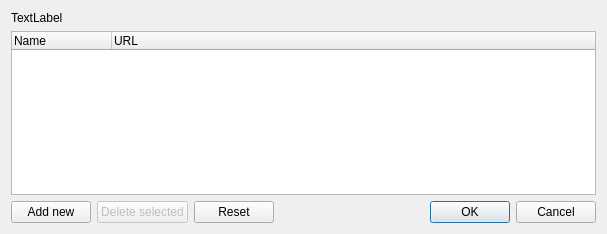
<?xml version="1.0" encoding="UTF-8"?>
<ui version="4.0">
 <class>IGeoSearchWebConfigDialog</class>
 <widget class="QDialog" name="IGeoSearchWebConfigDialog">
  <property name="geometry">
   <rect>
    <x>0</x>
    <y>0</y>
    <width>607</width>
    <height>234</height>
   </rect>
  </property>
  <property name="windowTitle">
   <string>Configure Services...</string>
  </property>
  <property name="windowIcon">
   <iconset resource="../../resources.qrc">
    <normaloff>:/icons/32x32/SearchWeb.png</normaloff>:/icons/32x32/SearchWeb.png</iconset>
  </property>
  <layout class="QVBoxLayout" name="verticalLayout">
   <item>
    <widget class="QLabel" name="labelHelp">
     <property name="text">
      <string>TextLabel</string>
     </property>
     <property name="wordWrap">
      <bool>true</bool>
     </property>
    </widget>
   </item>
   <item>
    <widget class="QTreeWidget" name="treeServices">
     <property name="minimumSize">
      <size>
       <width>500</width>
       <height>0</height>
      </size>
     </property>
     <property name="selectionMode">
      <enum>QAbstractItemView::ExtendedSelection</enum>
     </property>
     <property name="rootIsDecorated">
      <bool>false</bool>
     </property>
     <property name="itemsExpandable">
      <bool>false</bool>
     </property>
     <column>
      <property name="text">
       <string>Name</string>
      </property>
     </column>
     <column>
      <property name="text">
       <string>URL</string>
      </property>
     </column>
    </widget>
   </item>
   <item>
    <layout class="QHBoxLayout" name="horizontalLayout">
     <item>
      <widget class="QPushButton" name="pushAddNew">
       <property name="toolTip">
        <string>Add a new web service to the list.</string>
       </property>
       <property name="text">
        <string>Add new</string>
       </property>
      </widget>
     </item>
     <item>
      <widget class="QPushButton" name="pushDelSelected">
       <property name="enabled">
        <bool>false</bool>
       </property>
       <property name="toolTip">
        <string>Remove all selected services from the list.</string>
       </property>
       <property name="text">
        <string>Delete selected</string>
       </property>
      </widget>
     </item>
     <item>
      <widget class="QPushButton" name="pushReset">
       <property name="toolTip">
        <string>Remove all services and restore default list.</string>
       </property>
       <property name="text">
        <string>Reset</string>
       </property>
      </widget>
     </item>
     <item>
      <spacer name="horizontalSpacer">
       <property name="orientation">
        <enum>Qt::Horizontal</enum>
       </property>
       <property name="sizeHint" stdset="0">
        <size>
         <width>40</width>
         <height>20</height>
        </size>
       </property>
      </spacer>
     </item>
     <item>
      <widget class="QDialogButtonBox" name="buttonBox">
       <property name="orientation">
        <enum>Qt::Horizontal</enum>
       </property>
       <property name="standardButtons">
        <set>QDialogButtonBox::Cancel|QDialogButtonBox::Ok</set>
       </property>
      </widget>
     </item>
    </layout>
   </item>
  </layout>
 </widget>
 <resources>
  <include location="../../resources.qrc"/>
 </resources>
 <connections>
  <connection>
   <sender>buttonBox</sender>
   <signal>accepted()</signal>
   <receiver>IGeoSearchWebConfigDialog</receiver>
   <slot>accept()</slot>
   <hints>
    <hint type="sourcelabel">
     <x>248</x>
     <y>254</y>
    </hint>
    <hint type="destinationlabel">
     <x>157</x>
     <y>274</y>
    </hint>
   </hints>
  </connection>
  <connection>
   <sender>buttonBox</sender>
   <signal>rejected()</signal>
   <receiver>IGeoSearchWebConfigDialog</receiver>
   <slot>reject()</slot>
   <hints>
    <hint type="sourcelabel">
     <x>316</x>
     <y>260</y>
    </hint>
    <hint type="destinationlabel">
     <x>286</x>
     <y>274</y>
    </hint>
   </hints>
  </connection>
 </connections>
</ui>
